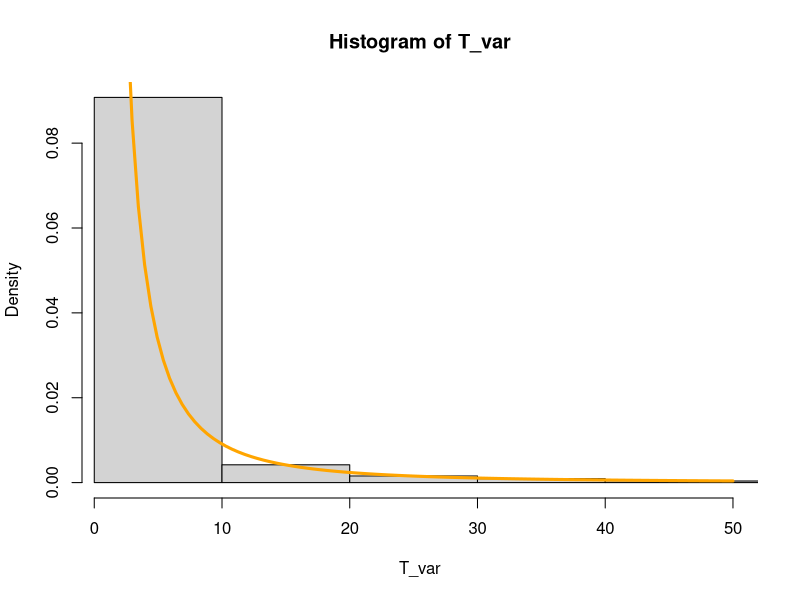

This chart was generated by the following R code: (Note: this script raises an error after producing the figure.)
## ---- chunk 1
install.packages('foreach')
install.packages('doParallel')
install.packages('dplyr')

library(foreach)
library(iterators)
library(doParallel) 
library(dplyr)
registerDoParallel(cores = detectCores())
## ---- chunk 2
sim <- function(M = 1, steps.base=10){
    X = runif(M)# We pick M random X
    res = integer(M)
    miss.vars = 1:M
    miss.n = M
    i = 1
    steps.prev = 0
    while(miss.n != 0){
        #if (i>1) 
        #    print(paste('Remaining r.v. are:', miss.n))
        # at the i-th iteration we pick l^(i+1) values for each of the remaining rows
        steps.now = min(steps.base^i, 1e6)
        y <- matrix(
            runif(steps.now * miss.n), 
            nrow = miss.n)
        trespass = y>(X[miss.vars])                   # for each row we see which value is over its X
        over = ifelse(
            rowSums(trespass)==0,                     # if no trespasses for that row
            0,                                        # then it's 0
            steps.prev + max.col(trespass, "first"))  # else it's the first of the trespasses
        res[miss.vars] = res[miss.vars] + over        # we add up the result with the partial we just obtained

        miss.vars = which(res==0)                     # we update the missing values
        miss.n = length(miss.vars)                     
        steps.prev = steps.prev + steps.now
        i = i + 1
    }
    return(res)
}
sim(100)
## ---- chunk 3
T_var = sim(10000)
hist(T_var, breaks = 10000, xlim=c(1,50), prob=T)
curve(1/x/(x+1), col='orange', lwd=3, add=T)
## ---- chunk 4
set.seed(13112221)

M = 10^(2:7)
n.threads = 10
df = data.frame()
values = list()
for(m in M) {
    beg <- Sys.time()
    X = runif(m)
    r = foreach(idx=1:n.threads, .combine=append) %dopar% {
        sim(m/n.threads)
    }
    fin<- Sys.time() - beg
    print(fin)
    values = append(values, list(r))
    df = rbind(df, data.frame(size=m, time=fin))
}
df[c('size', 'time')]
## ---- chunk 5
plot(
    df[c('size', 'time')],
    type = "l", 
    log='x',
    lwd=5, 
    col='orchid', 
    xlab='Population Size', 
    ylab='time [s]', 
    main='Time per size of input')
curve(x/1e5, add=T, lwd=1, type='p', from=min(df$size), to=max(df$size))
## ---- chunk 6
df$mean = sapply(values, mean)
plot(
    df[c('size', 'mean')],
    type = "l", 
    log='x',
    lwd=5, 
    col='green', 
    xlab='Population Size', 
    ylab='Mean', 
    main='Mean per size of input')

